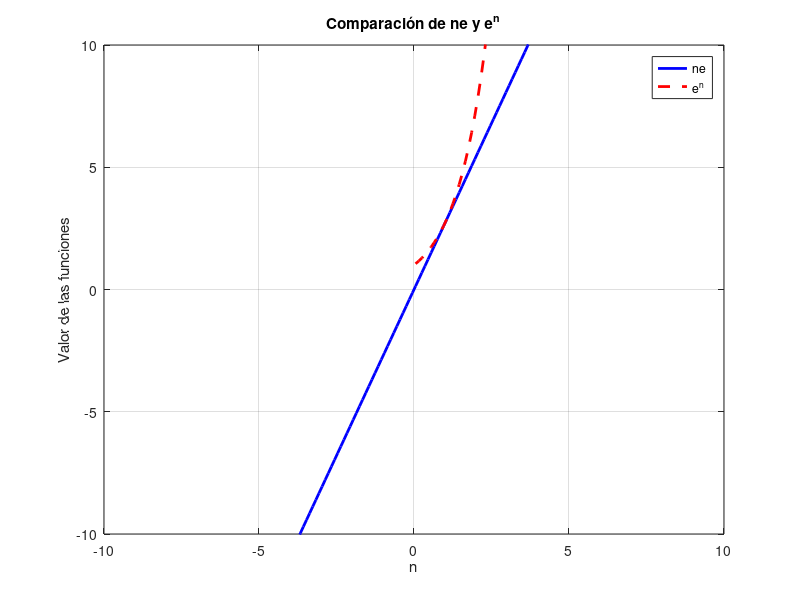

Write MATLAB code to recreate this figure.
% Cargar datos desde el archivo generado por Python
data = load('datos.txt');

n = data(:, 1);      % Valores de n
ne = data(:, 2);     % Valores de ne
en = data(:, 3);     % Valores de e^n

% Crear una nueva figura
figure;

% Graficar ne (definida para todo n)
plot(n, ne, 'b', 'LineWidth', 2, 'DisplayName', 'ne');
hold on;

% Graficar e^n solo para n >= 0 (ya que e^n no está definida para n < 0 en números reales)
valid_indices = ~isnan(en);  % Ignorar valores NaN
plot(n(valid_indices), en(valid_indices), 'r--', 'LineWidth', 2, 'DisplayName', 'e^n');

% Configurar los límites de los ejes
xlim([-10, 10]);  % Rango de x desde -10 hasta 10
ylim([-10, 10]);  % Rango de y desde -10 hasta 10

% Etiquetas y título
xlabel('n');
ylabel('Valor de las funciones');
title('Comparación de ne y e^n');

% Leyenda
legend;

% Cuadrícula
grid on;

% Mantener la figura abierta
hold off;
disp('Presione una tecla para cerrar MATLAB...');
pause;